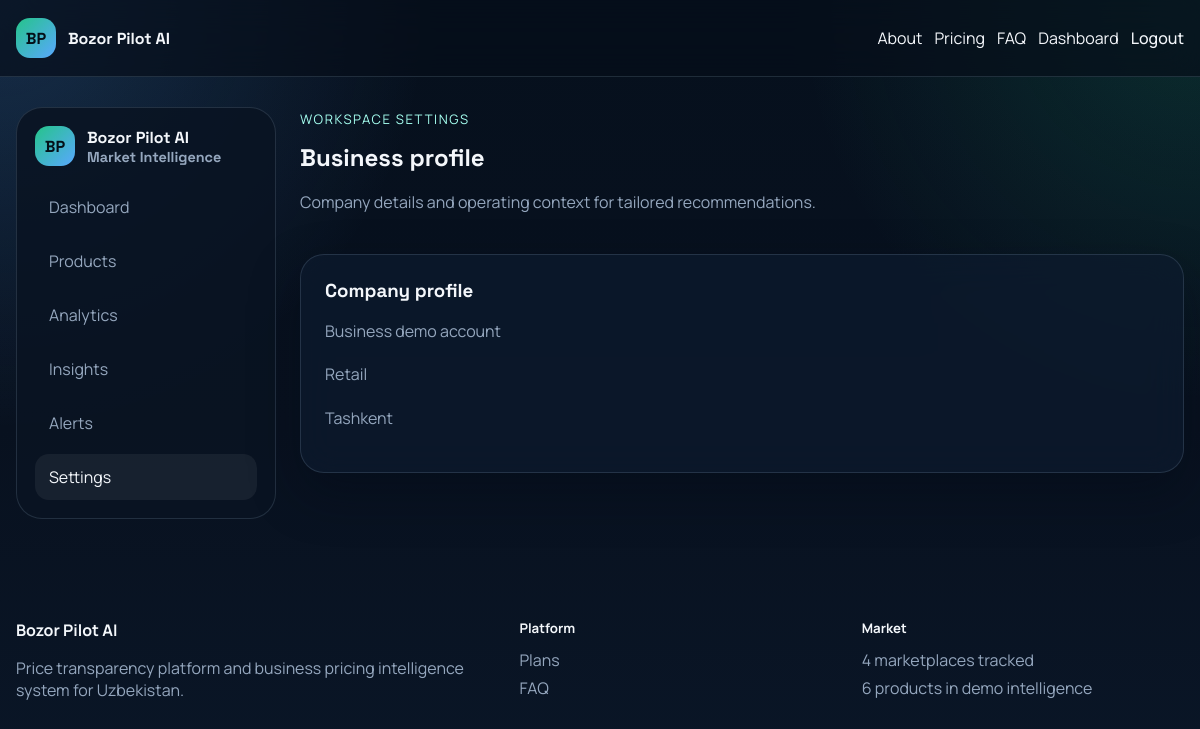
/business/profile/ (signed in), run on the app's committed database.
### apps/accounts/models.py (models this page shows, shortened)
class User(AbstractUser):
    email = models.EmailField(unique=True)
    phone = models.CharField(max_length=32, blank=True)
    company_name = models.CharField(max_length=255, blank=True)
    USERNAME_FIELD = "email"
    REQUIRED_FIELDS = ["username"]

### apps/business/views.py (the view)
# urls.py: path("profile/", views.profile, name="profile"),
@login_required
def profile(request):
    return render(
        request,
        "business/profile.html",
        {
            "nav_items": business_nav("profile"),
            "dashboard_eyebrow": "Workspace settings",
            "dashboard_title": "Business profile",
            "dashboard_description": "Company details and operating context for tailored recommendations.",
        },
    )

### apps/business/views.py (called while the page is built)
def business_nav(active):
    return [
        {"label": "Dashboard", "url": "/business/", "active": active == "dashboard"},
        {"label": "Products", "url": "/business/products/", "active": active == "products"},
        {"label": "Analytics", "url": "/business/analytics/", "active": active == "analytics"},
        {"label": "Insights", "url": "/business/insights/", "active": active == "insights"},
        {"label": "Alerts", "url": "/business/alerts/", "active": active == "alerts"},
        {"label": "Settings", "url": "/business/profile/", "active": active == "profile"},
    ]

### apps/core/context_processors.py (called while the page is built)
def global_navigation(request):
    from apps.core.models import EventSignal, Marketplace, Product
    return {
        "marketplace_count": Marketplace.objects.count(),
        "product_count": Product.objects.count(),
        "signal_count": EventSignal.objects.count(),
    }

### templates/business/profile.html (shortened to what this page needs)
{% extends "components/dashboard_layout.html" %}
{% block dashboard_content %}
<section class="glass-card">
    <h3>Company profile</h3>
    <p>{{ request.user.company_name|default:"Business demo account" }}</p>
    <p>{{ request.user.profile.company_type|default:"Retail" }}</p>
    <p>{{ request.user.profile.location|default:"Tashkent" }}</p>
</section>
{% endblock %}

### static/css/app.css (style rules this page uses)
:root { --bg: #08111f; --bg-soft: #0f1b2e; --panel: rgba(13, 27, 46, 0.72); --panel-strong: #10233d; --line: rgba(170, 196, 221, 0.16); --text: #f4f7fb; --muted: #95a7be; --accent: #25c48a; --accent-soft: rgba(37, 196, 138, 0.16); --blue: #59a8ff; --white-panel: #f7fafc; --shadow: 0 20px 50px rgba(3, 10, 20, 0.35); --radius: 24px; }
* { box-sizing: border-box; }
html { scroll-behavior: smooth; }
body { margin: 0; font-family: "Manrope", sans-serif; color: var(--text); background: radial-gradient(circle at top left, rgba(89, 168, 255, 0.20), transparent 30%), radial-gradient(circle at top right, rgba(37, 196, 138, 0.16), transparent 28%), linear-gradient(180deg, #06101d 0%, #08111f 55%, #0a1627 100%); }
.hero-section h1, .page-hero h1, .dashboard-header h1, h2, h3 { font-family: "Space Grotesk", sans-serif; margin: 0 0 12px; }
.hero-copy, .dashboard-header p, .page-block p, .glass-card p { color: var(--muted); line-height: 1.7; }
.glass-card, .auth-card, .stat-card, .price-card, .result-card, .product-card { background: var(--panel); border: 1px solid var(--line); border-radius: var(--radius); box-shadow: var(--shadow); backdrop-filter: blur(18px); }
.glass-card, .auth-card, .price-card { padding: 24px; }

### data on the page
User: user.company_name "Business demo account", user.profile.company_type "Retail"

### other printed values
{{ item.label }} "Dashboard" "Products" "Analytics" "Insights" "Alerts" "Settings"
{{ dashboard_eyebrow }} "WORKSPACE SETTINGS"
{{ dashboard_title }} "Business profile"
{{ dashboard_description }} "Company details and operating context for tailored recommendations."
{{ request.user.profile.location|default:"Tashkent" }} "Tashkent"
{{ marketplace_count }} "4"
{{ product_count }} "6"
